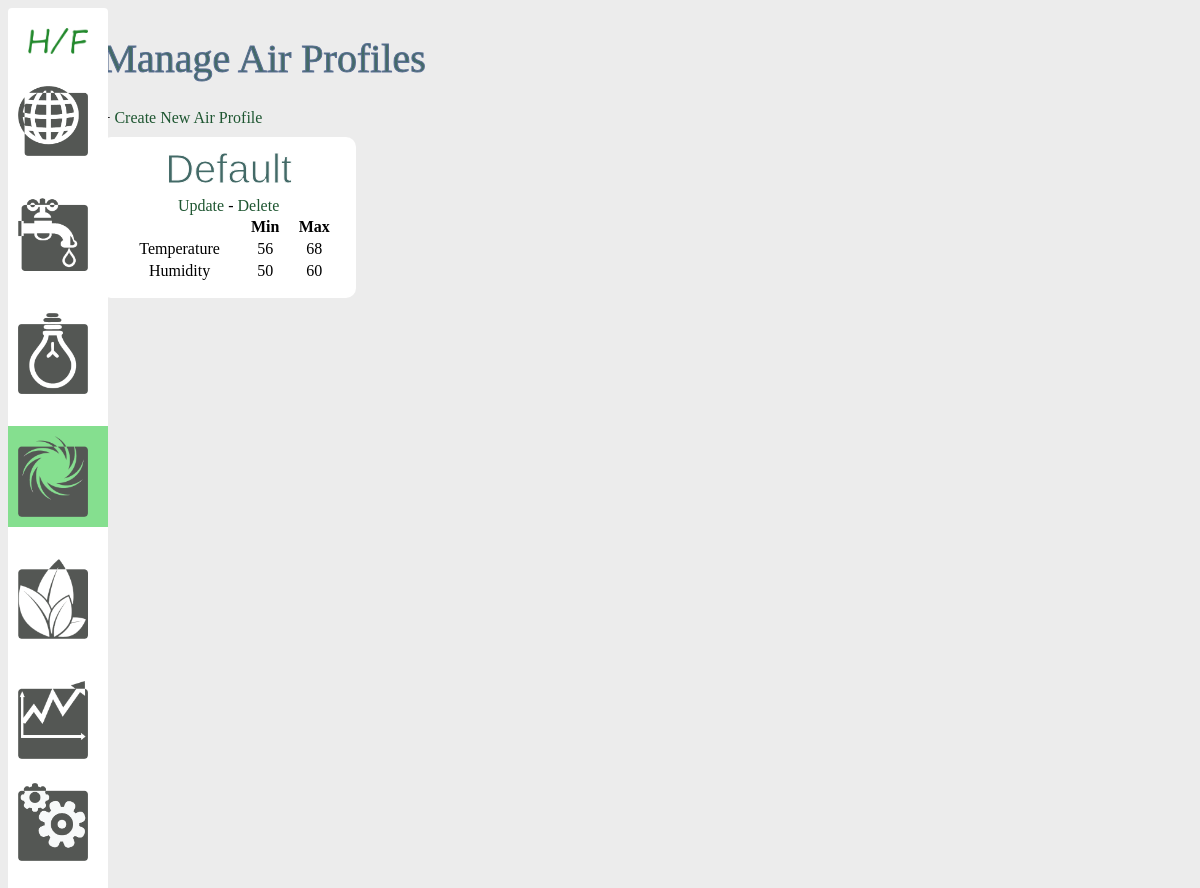
Page /air on the earlier database version.
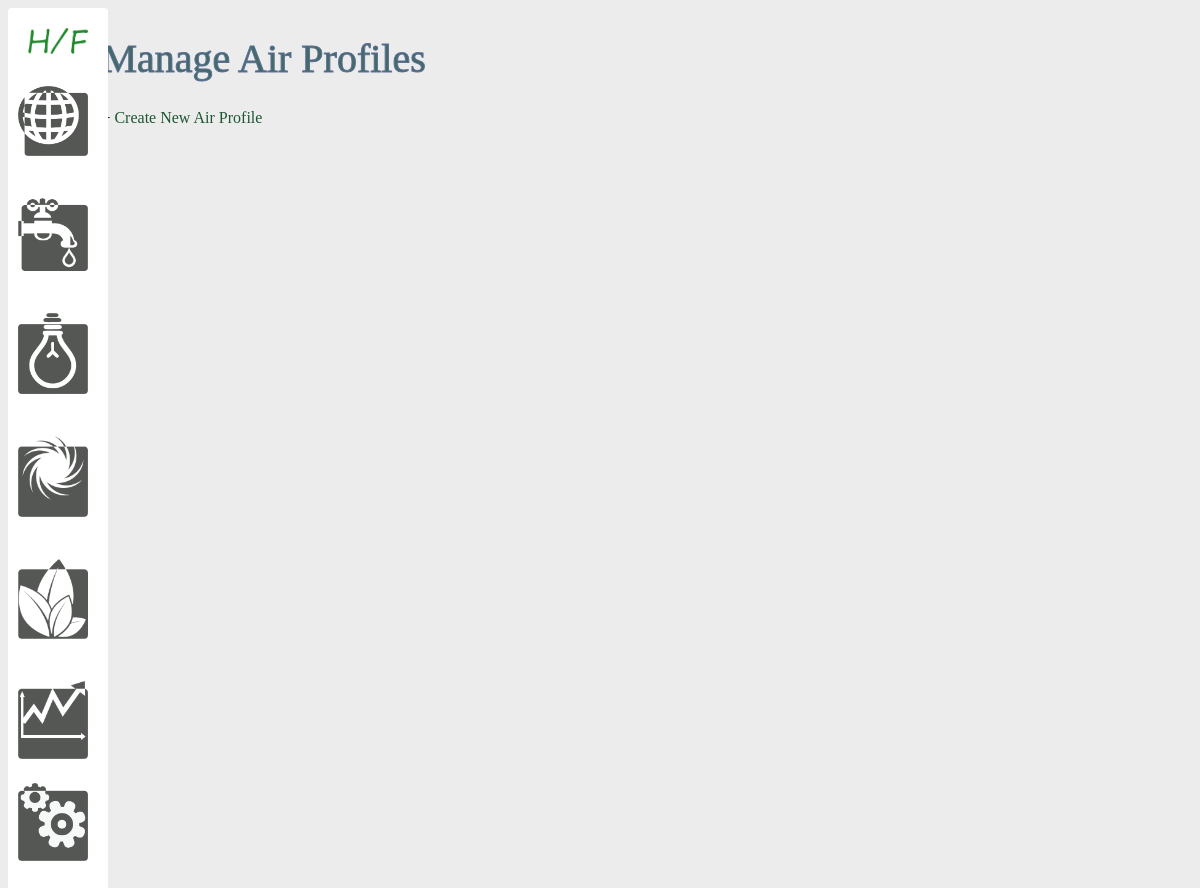
Same page on the later database version.
### models.py (models this page shows)
class Air(db.Model):
    id = db.Column(db.Integer, primary_key=True)
    name = db.Column(db.String(50), nullable=False)
    min_temp = db.Column(db.Integer, default=60)
    max_temp = db.Column(db.Integer, default=80)
    min_humid = db.Column(db.Integer, default=50)
    max_humid = db.Column(db.Integer, default=60)
    enviros = db.relationship('Enviro', backref='air', lazy=True)

### views.py (the view)
@app.route('/air')
def list_air_profiles():
    airs = Air.query.all()
    return render_template('air/index_air.html', airs=airs)

### templates/air/index_air.html
{% extends 'layout.html' %}
{% block body %}
    <h1>Manage Air Profiles</h1>
    + <a href="/add_air">Create New Air Profile</a>
    <br />
    <div class="container">
        {% for air in airs %}
            <div class="air">
                <h2>{{ air.name }}</h2>
                <a href="/update_air/{{air.id}}">Update</a>
                -
                <a href="/delete_air/{{air.id}}">Delete</a>
                <table width="100%">
                    <tr>
                        <th></th>
                        <th>Min</th>
                        <th>Max</th>
                    </tr>
                    <tr>
                        <td>Temperature</td>
                        <td>{{ air.min_temp }}</td>
                        <td>{{ air.max_temp }}</td>
                    </tr>
                    <tr>
                        <td>Humidity</td>
                        <td>{{ air.min_humid }}</td>
                        <td>{{ air.max_humid }}</td>
                    </tr>
                </table>
            </div>
        {% endfor %}
    </div>
{% endblock %}

Differences in the rows shown:
removed Air: name "Default", min_temp "56", max_temp "68", min_humid "50", max_humid "60"
